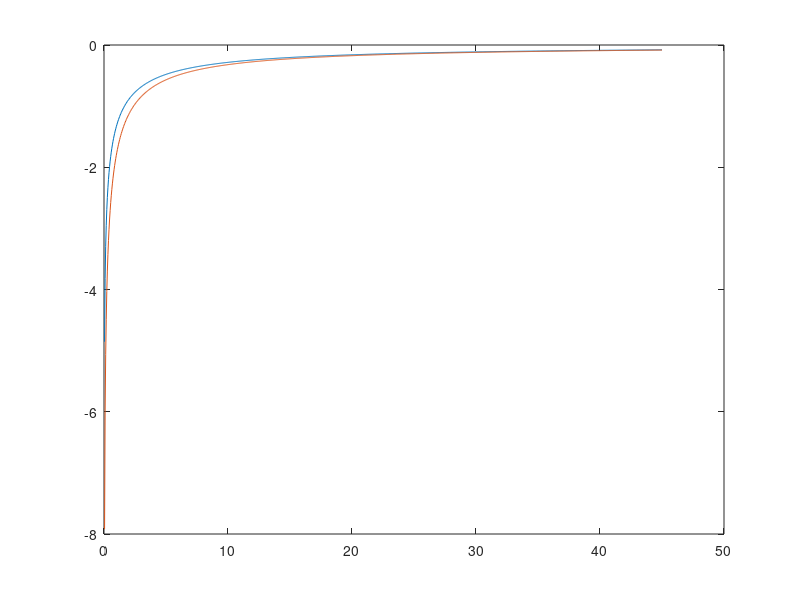
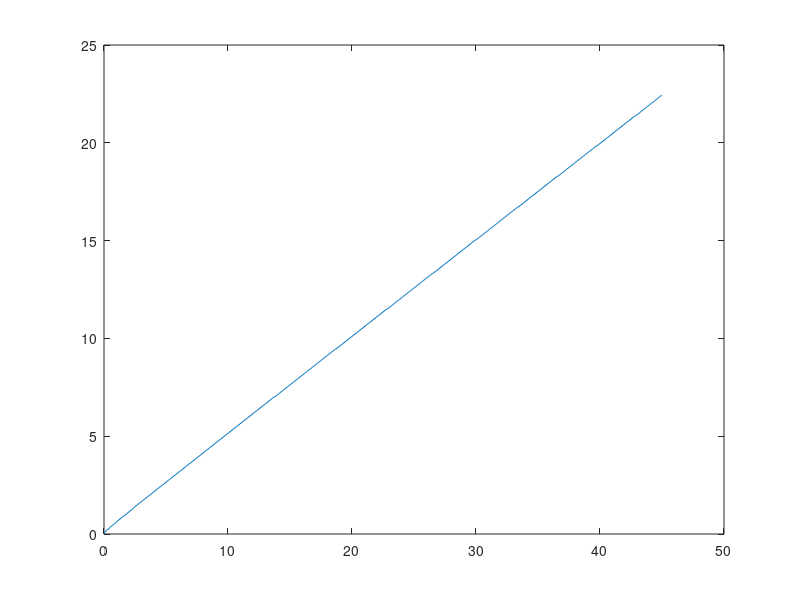

MATLAB code to generate these figures, in order:
close all
%%%% Set up parameters
alpha = 0.35;
beta = 0.99;
delta = 0.025;
sigma = 2;
%%%v(k,A)=max u +beta*E[v(k',A')]


%%%% Set up discretized state space
k_min = 0;
k_max = 45;
num_k = 1000; % number of points in the grid for k

k = linspace(k_min, k_max, num_k);

k_mat = repmat(k', [1 num_k]); % this will be useful in a bit

%%%% Set up consumption and return function
% 1st dim(rows): k today, 2nd dim (cols): k' chosen for tomorrow
Pi_h=0.977;
Pi_l=0.926;
Pi = [Pi_h 1-Pi_h;1-Pi_l Pi_l]
A_h = 1.1;
A_l = 0.678;
A = [A_h A_l];

cons_h =  A(1)*k_mat .^ alpha + (1 - delta) * k_mat - k_mat';
cons_l =  A(2)*k_mat .^ alpha + (1 - delta) * k_mat - k_mat'; 
ret_h = cons_h .^ (1 - sigma) / (1 - sigma); % return function
ret_l = cons_l .^ (1 - sigma) / (1 - sigma); % return function
% negative consumption is not possible -> make it irrelevant by assigning
% it very large negative utility
ret_h(cons_h < 0) = -Inf;
ret_l(cons_l < 0) = -Inf;

%%%% Iteration
dis = 1; tol = 1e-06; % tolerance for stopping 
v_guess = zeros(2, num_k);
while dis > tol
    % compute the utility value for all possible combinations of k and k':
    value_mat_h = ret_h + beta * repmat(Pi(1,:)*v_guess, [num_k 1]);
    value_mat_l = ret_l + beta * repmat(Pi(2,:)*v_guess, [num_k 1]);
    
    % find the optimal k' for every k:
    [vfn_h, pol_indx_h] = max(value_mat_h, [], 2);
    [vfn_l, pol_indx_l] = max(value_mat_l, [], 2);
    vfn = [vfn_h'; vfn_l'];
    
    % what is the distance between current guess and value function
    dis = max(abs(vfn - v_guess));
    
    % if distance is larger than tolerance, update current guess and
    % continue, otherwise exit the loop
    v_guess = vfn;
end

g1 = k(pol_indx_h); % policy function
g2 = k(pol_indx_l); % policy function

plot(k,vfn)
figure
plot(k,g1,g2)
plot(k,g2)

%%%simulatoin


